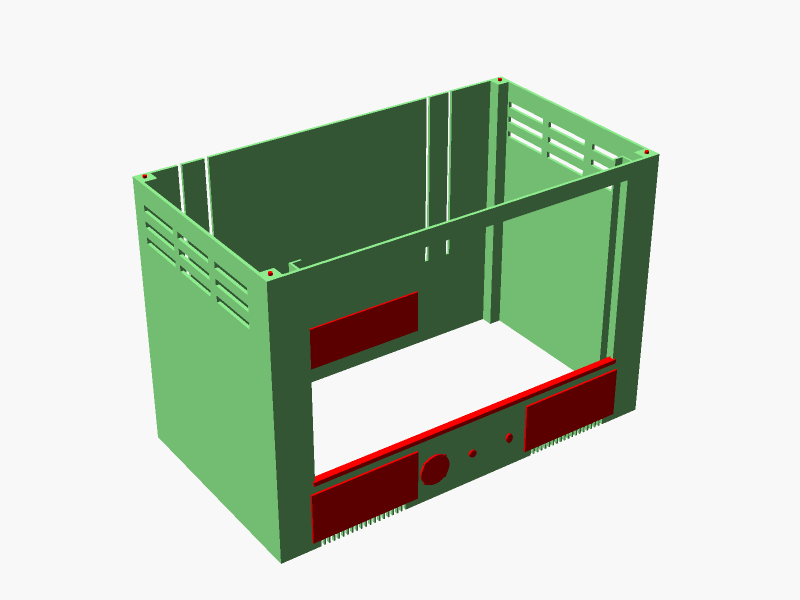
#> input picture enclosure_work/final/drill_front.png, 1600 x 1200 px, found by its file name (shown at 1/2 size)
$ python annotate_mainbody.py
#> lines starting #> are read from the running program, lines starting #| are printed output that depends on the picture
from PIL import Image, ImageDraw, ImageFont
import math

FINAL = r'C:\Users\haals\AppData\Local\Temp\osc\final'

try:
    font = ImageFont.truetype("arialbd.ttf", 28)
    font_sm = ImageFont.truetype("arialbd.ttf", 23)
except Exception:
    font = font_sm = ImageFont.load_default()

RED = (200, 20, 20)
WHITE = (255, 255, 255)


def arrow_line(draw, p1, p2, color=RED, width=4, head=13):
    draw.line([p1, p2], fill=color, width=width)
    ang = math.atan2(p1[1] - p2[1], p1[0] - p2[0])
    for da in (0.35, -0.35):
        hx = p2[0] + head * math.cos(ang + da)
        hy = p2[1] + head * math.sin(ang + da)
        draw.line([p2, (hx, hy)], fill=color, width=width)


def dot(draw, p, r=9, color=RED):
    draw.ellipse([p[0]-r, p[1]-r, p[0]+r, p[1]+r], fill=color)


def callout(draw, text, target, box_pos, f=font_sm, align="left"):
    dot(draw, target)
    draw.line([target, box_pos], fill=RED, width=3)
    lines = text.split("\n")
    widths = [draw.textbbox((0, 0), l, font=f)[2] for l in lines]
    w = max(widths) + 20
    h = len(lines) * (f.size + 8) + 16
    x, y = box_pos
    if align == "left":
        rect = [x, y - h/2, x + w, y + h/2]
    else:
        rect = [x - w, y - h/2, x, y + h/2]
    draw.rectangle(rect, fill=WHITE, outline=RED, width=2)
    ty = rect[1] + 10
    for l in lines:
        draw.text((rect[0]+10, ty), l, fill=RED, font=f)
        ty += f.size + 8


base = Image.open(FINAL + r'\drill_front.png').convert("RGB")
#> base is the input picture: PIL image 1600x1200 RGB; mean R, G, B 192.4, 203.7, 188.3
W, H = base.size
#> W = 1600; H = 1200
PAD_R, PAD_B, PAD_T = 680, 200, 40
canvas = Image.new("RGB", (W+PAD_R, H+PAD_B+PAD_T), (255, 255, 255))
#> canvas: PIL image 2280x1440 RGB; every value is 255
canvas.paste(base, (0, PAD_T))
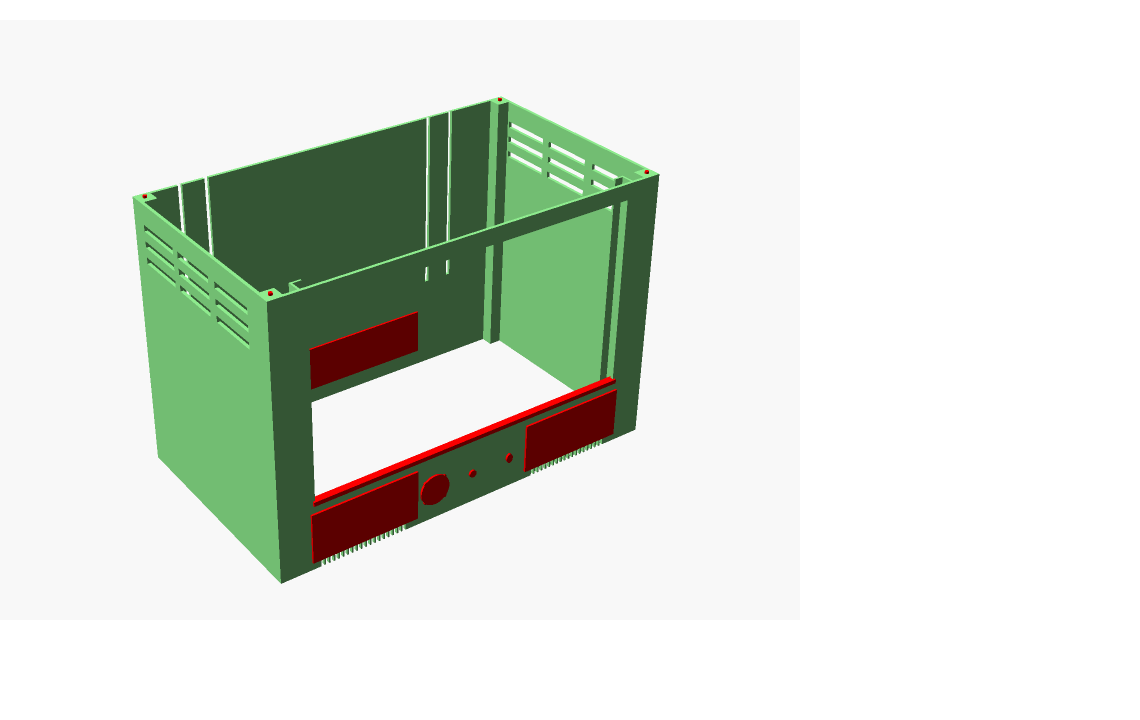
#> canvas: PIL image 2280x1440 RGB (shown at 1/2 size); mean R, G, B 218.4, 225, 216
draw = ImageDraw.Draw(canvas)

# the 4 small red corner-post dots already baked into drill_front.png by
# DRILL_MARKERS, located at the top-panel/bottom-panel screw positions
near_top = (297, 353+PAD_T)
far_top = (1004, 158+PAD_T)
near_bottom = (541, 546+PAD_T)
far_bottom = (1294, 306+PAD_T)

draw.text((40, 5), "MAIN BODY (side_frame) - CORNER POST SCREWS", fill=RED, font=font)

callout(draw,
        "CORNER POSTS - 4x, one under each corner\n"
        "15 x 15 mm square post, full box height\n"
        "Pilot hole INTO post: 0.26 cm dia, 0.7 cm deep\n"
        "(self-tap M3)\n"
        "Clearance hole THROUGH top/bottom panel:\n"
        "0.34 cm dia (matches the panel corner holes)\n"
        "SCREW: M3 x 12mm self-tapping\n"
        "(same screw joins top panel, bottom panel,\n"
        "and the backplate to this same frame)",
        far_top, (W+40, 420))
dot(draw, near_top); draw.line([near_top, (W+40, 420)], fill=RED, width=2)
dot(draw, near_bottom); draw.line([near_bottom, (W+40, 420)], fill=RED, width=2)
dot(draw, far_bottom); draw.line([far_bottom, (W+40, 420)], fill=RED, width=2)

draw.text((40, H+PAD_T+30),
          "One screw type (M3 x 12mm self-tapping) ties the whole enclosure together:\n"
          "top panel, bottom panel, and backplate all screw into these same 4 corner posts.",
          fill=RED, font=font_sm)

canvas.save(FINAL + r'\dimensions_main_body_screws.png')
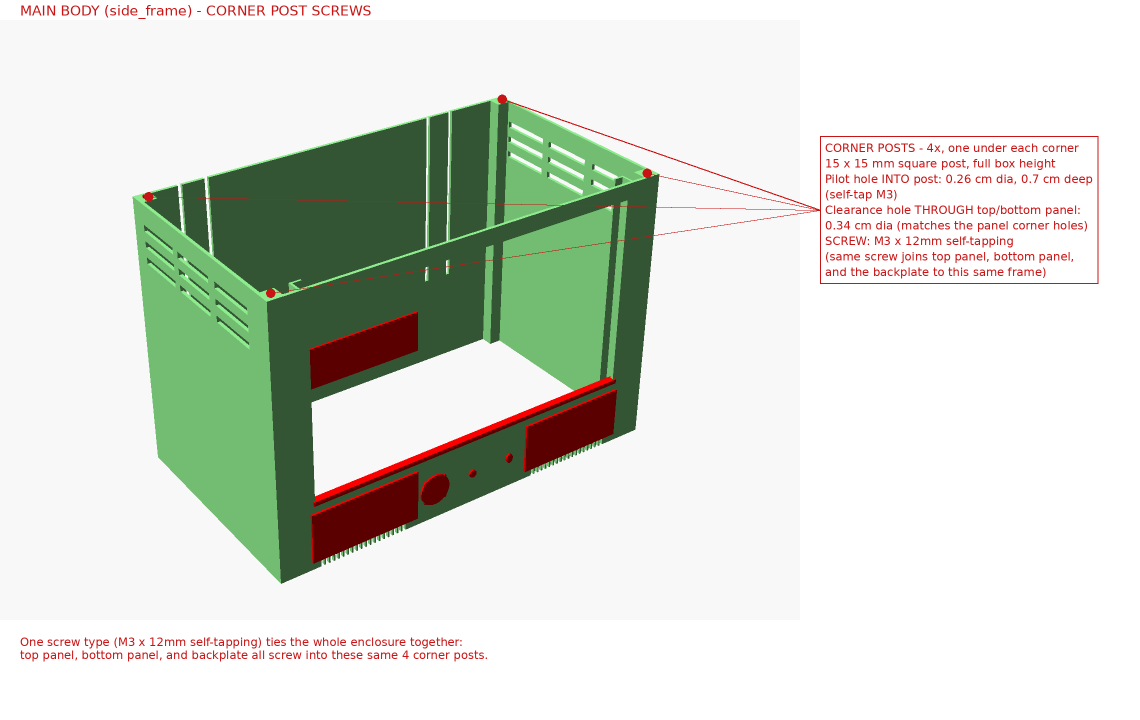
#> saved as dimensions_main_body_screws.png: PIL image 2280x1440 RGB (shown at 1/2 size); mean R, G, B 217.9, 222.3, 213.3
print("saved")

$ run again, with enclosure_work/final/dimensions.png copied over enclosure_work/final/drill_front.png
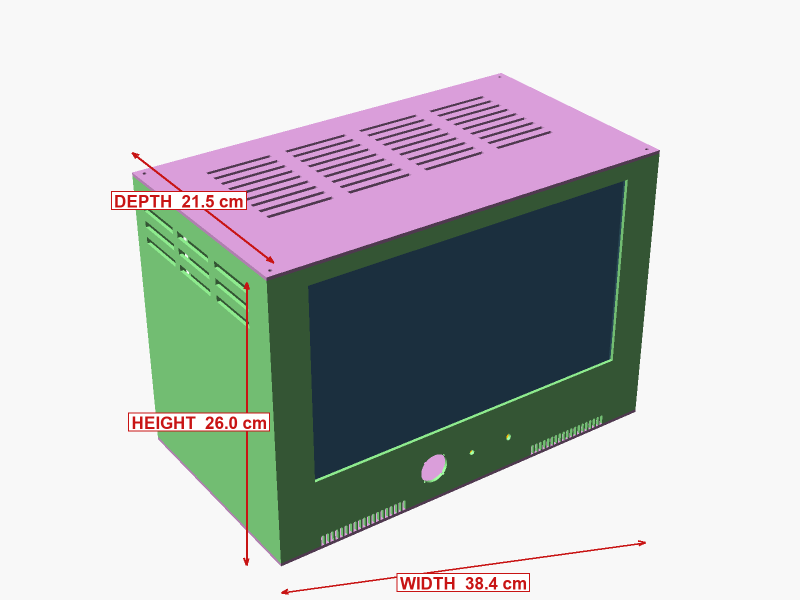
#> input picture enclosure_work/final/dimensions.png, 1600 x 1200 px, found by its file name (shown at 1/2 size)
#> base is the input picture: PIL image 1600x1200 RGB; mean R, G, B 190.8, 193.2, 193.3
#> `canvas.paste(base, (0, PAD_T))`:
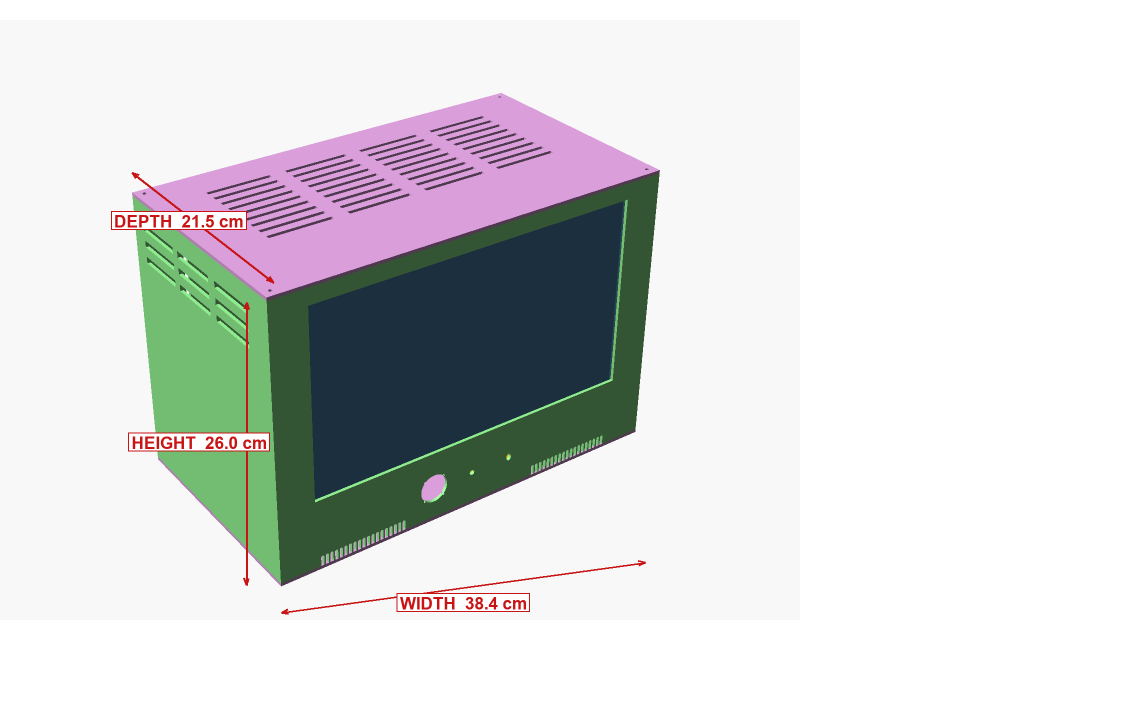
#> canvas: PIL image 2280x1440 RGB (shown at 1/2 size); mean R, G, B 217.4, 218.8, 218.9
#> `canvas.save(FINAL + r'\dimensions_main_body_screws.png')`:
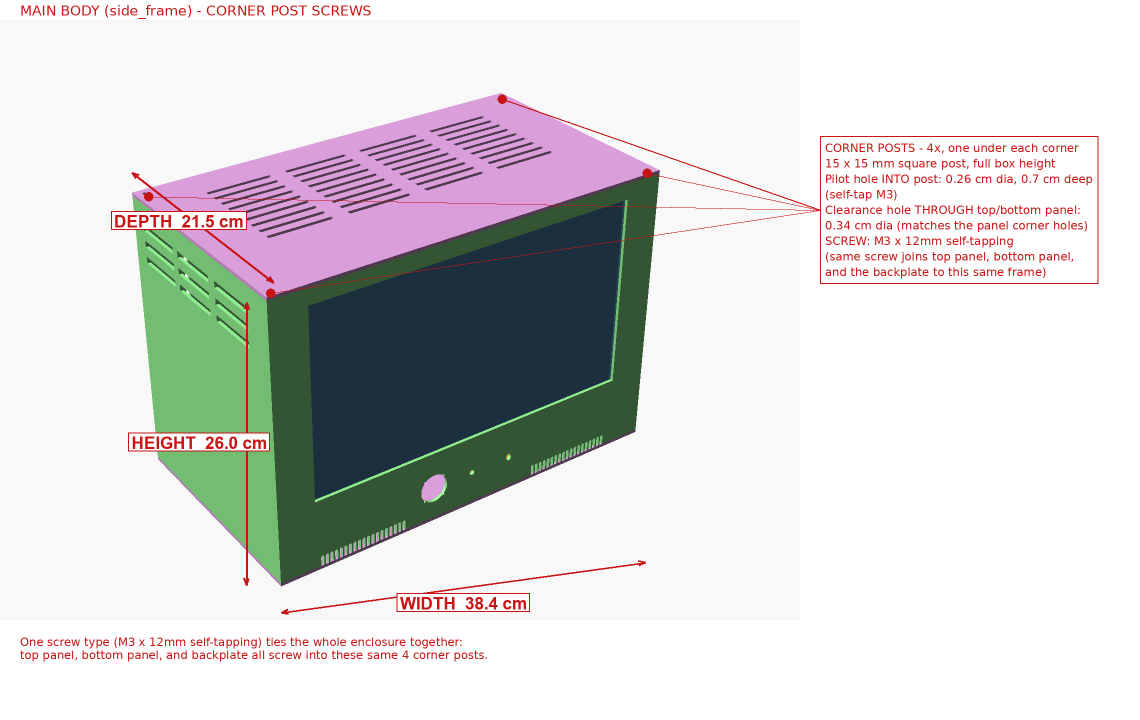
#> saved as dimensions_main_body_screws.png: PIL image 2280x1440 RGB (shown at 1/2 size); mean R, G, B 216.9, 216.1, 216.2

$ run again, with enclosure_work/final/dimensions_backplate_ar.png copied over enclosure_work/final/drill_front.png
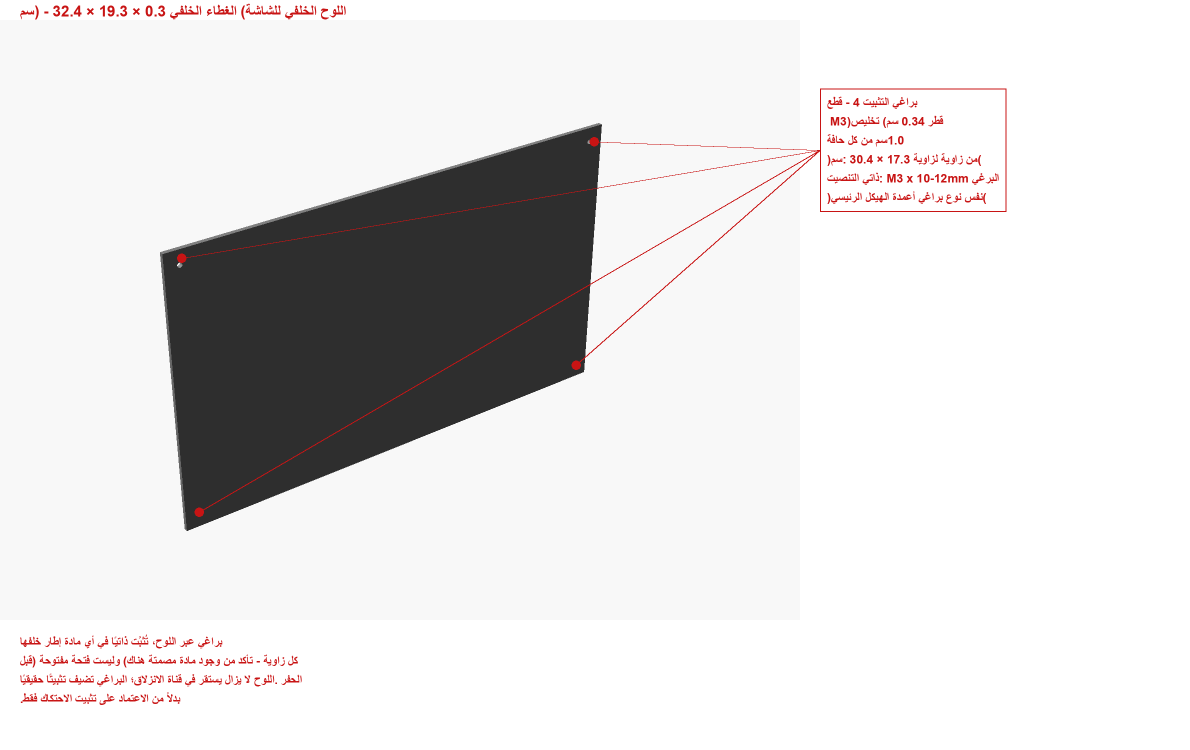
#> input picture enclosure_work/final/dimensions_backplate_ar.png, 2380 x 1500 px, found by its file name (shown at 1/2 size)
#> base is the input picture: PIL image 2380x1500 RGB; mean R, G, B 225.8, 224.3, 224.3
#> `canvas.paste(base, (0, PAD_T))`:
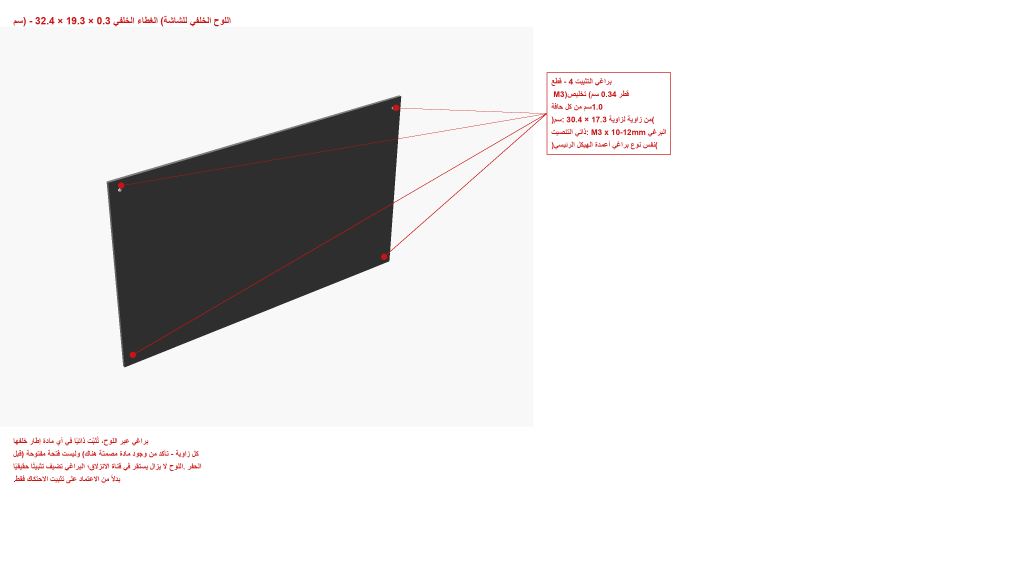
#> canvas: PIL image 3060x1740 RGB (shown at 1/3 size); mean R, G, B 235.4, 234.4, 234.4
#> `canvas.save(FINAL + r'\dimensions_main_body_screws.png')`:
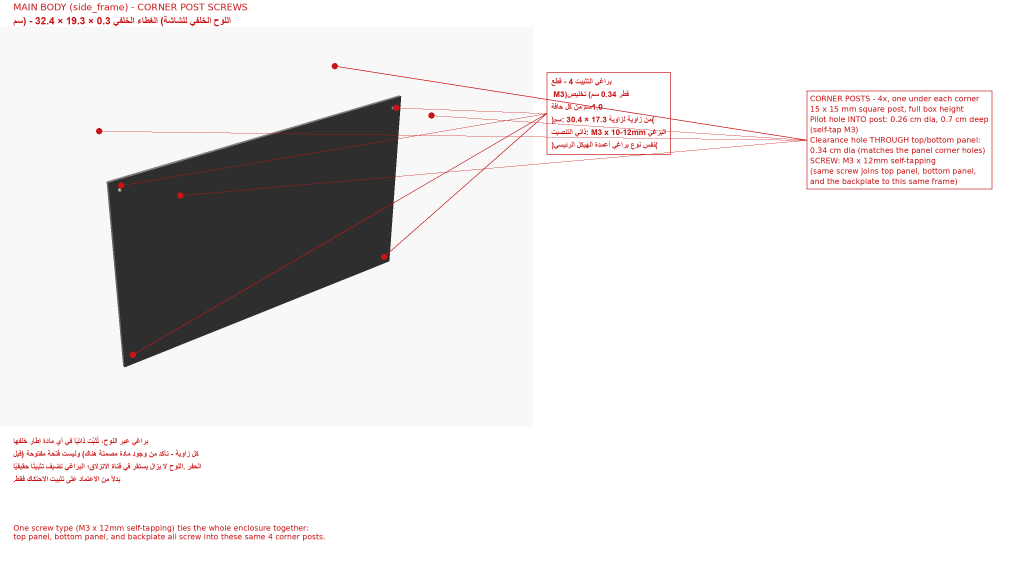
#> saved as dimensions_main_body_screws.png: PIL image 3060x1740 RGB (shown at 1/3 size); mean R, G, B 235, 232.5, 232.5
